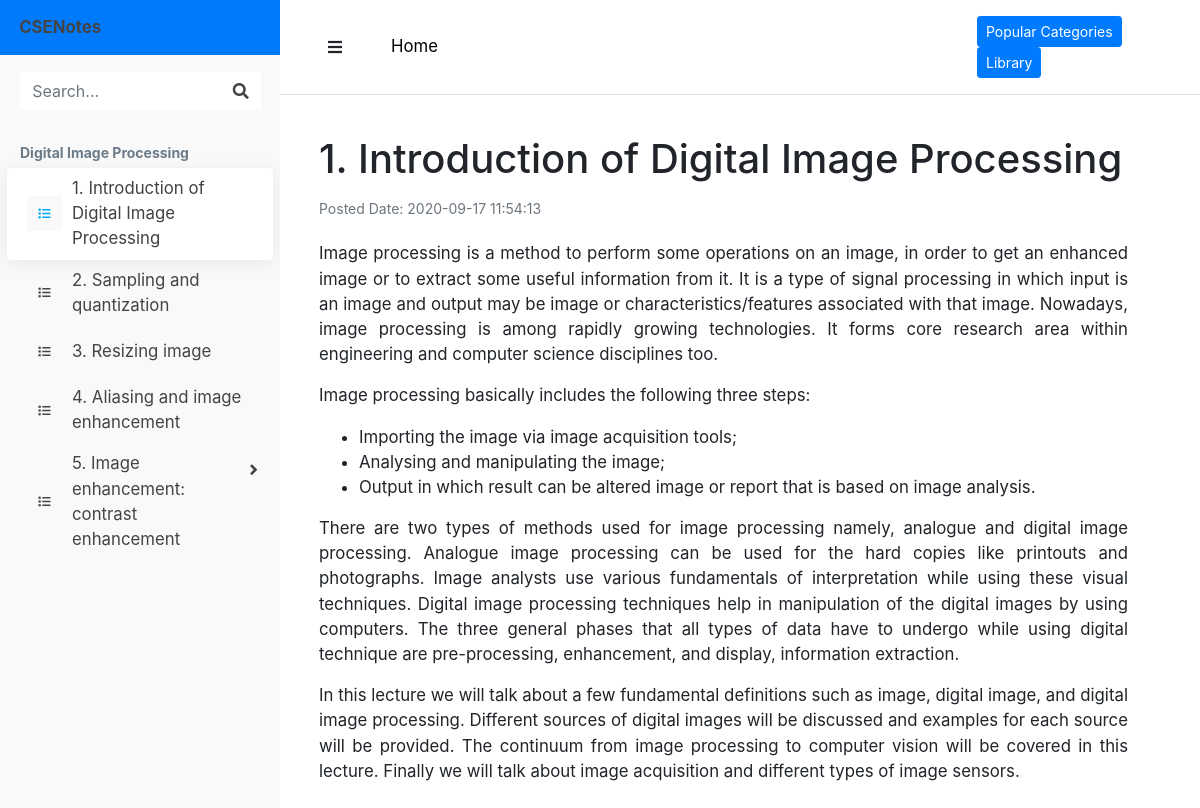
The app's page /explore_cat.php?cat=Digital Image Processing with its own data.
### tables this page shows
CREATE TABLE `tbl_posts` (
  `id` int(11) NOT NULL,
  `category` varchar(255) DEFAULT NULL,
  `topic` varchar(255) DEFAULT NULL,
  `content` longtext DEFAULT NULL,
  `post_date` datetime DEFAULT NULL,
  `status` enum('published','unpublished') NOT NULL,
  `sub_topic` varchar(255) DEFAULT 'NO'
);

### admin/database/database_connection.php (called while the page is built, shortened)
<?php
try
{
	$SERVER = 'localhost';
	$USER 	= 'root';
	$PASS 	= '';
	$DB 	= 'db_csenotes';
	$con = mysqli_connect($SERVER, $USER, $PASS, $DB);
	function clean_data($string)
	{
		global $con;
		$string = strip_tags(trim($string));
		$string = addslashes($string);
		$string = htmlspecialchars($string);
		$string = mysqli_real_escape_string($con, $string);
		return $string;
	}
	function getSubTopics($topic){
		global $con;
		$topic = clean_data($topic);
		$query = $con->prepare("SELECT DISTINCT sub_topic FROM tbl_posts WHERE topic = ? ORDER BY post_date ASC");
		$query->bind_param('s',$topic);
		$query->execute();
		$result = $query->get_result();
		return $result;
	}
	function getCurrentPost($category){
		global $con;
		$status = "published";
		$category = clean_data($category);
		$query = $con->prepare("SELECT DISTINCT * FROM tbl_posts WHERE status = ? AND category=? ORDER BY post_date ASC LIMIT 1");
		$query->bind_param('ss',$status, $category);
		$query->execute();
		$result = $query->get_result();
		return $result;
	}
	function getAllTopicsByCategory($category,$status = ''){
		global $con;
		$status = clean_data($status);
		$category = clean_data($category);
		if(empty($status)){
			$query = $con->prepare("SELECT DISTINCT topic FROM tbl_posts WHERE category = ? ORDER BY post_date ASC");
			$query->bind_param('s',$category);
		}else{
			$query = $con->prepare("SELECT DISTINCT topic FROM tbl_posts WHERE category = ? AND status=? ORDER BY post_date ASC");
			$query->bind_param('ss',$category,$status);
		}
		$query->execute();
		$result = $query->get_result();
		return $result;
	}
}
catch(PDOException $e)
{
	echo "Error ".$e->getMessage();
}
?>

### explore_cat.php (the view, shortened to what this page needs)
<?php
require_once("admin/database/database_connection.php");
$category = $_GET['cat'];
?>
<!DOCTYPE html>
<html lang="en">
<head>
    <link rel="stylesheet" href="https://use.fontawesome.com/releases/v5.8.2/css/all.css">
    <link rel="stylesheet" href="//malihu.github.io/custom-scrollbar/jquery.mCustomScrollbar.min.css">
    <link rel="stylesheet" type="text/css" href="css/main_style.css">
    <link rel="stylesheet" href="css/sidebar-themes.css">
</head>
<body>
    <div class="page-wrapper toggled light-theme">
        <nav id="sidebar" class="sidebar-wrapper">
            <div class="sidebar-content">
                <div class="sidebar-item sidebar-brand text-white font-weight-bold"><a href="index.php" >CSENotes</a></div>
                <div class="sidebar-item sidebar-search">
                    <div>
                        <div class="input-group">
                            <input type="text" class="form-control search-menu" placeholder="Search..." id="search">
                            <div class="input-group-append"> <span class="input-group-text">
                                <i class="fa fa-search" aria-hidden="true"></i>
                            </span> </div>
                        </div>
                    </div>
                </div>
                <div class=" sidebar-item sidebar-menu">
                    <ul>
                        <li class="header-menu"> <span><?= $category ?></span> </li>
                        <?php
                        $result = getAllTopicsByCategory($category,"published");
                        $counter = 0;
                        if(!empty($result)){
                            while($row = $result->fetch_assoc()){
                                $res = getSubTopics($row['topic']);
                                $flag = false;
                                $active = '';
                                $style = 'display:none';
                                if($counter==0){$active = 'active';$style="display:block";}
                                $counter++;
                                if(!empty($res)){
                                    while($rows = $res->fetch_assoc()){
                                        if($rows['sub_topic']!=='NO'){
                                            $flag = true;
                                        }
                                    }
                                }
                                if($flag===false){
                                    echo ' <li class="topics '.$active.'"  id="'.$row['topic'].'"  data-cat="'.$category.'" data-topic="'.$row['topic'].'" data-subtopic="">
                                    <a href="#" > <i class="fa fa-list"></i> <span class="menu-text">'.$row['topic'].'</span> </a>
                                    <div class="sidebar-submenu">
                                    <ul>';
                                }
                                else{
                                    echo ' <li class="sidebar-dropdown '.$active.'" id="'.$row['topic'].'" >
                                    <a href="#"> <i class="fa fa-list"></i> <span class="menu-text">'.$row['topic'].'</span> </a>
                                    <div class="sidebar-submenu" style="'.$style.'">
                                    <ul>';
                                }
                                echo '</ul></div></li>';
                            }
                        }
                        ?>
                    </ul>
                </div>
            </div>
        </nav>
        <main class="page-content">
            <div class="container-fluid">
                <div class="row d-flex align-items-center p-3 border-bottom">
                    <div class="col-md-1">
                        <a id="toggle-sidebar" class="btn rounded-0 p-3" href="#"> <i class="fas fa-bars"></i> </a>
                    </div>
                    <div class="col-md-8">
                        <nav aria-label="breadcrumb" class="align-items-center">
                            <ol class="breadcrumb d-none d-lg-inline-flex m-0">
                                <li class="breadcrumb-item"><a href="explore_cat.php?cat=<?= $category ?>">Home</a></li>
                            </ol>
                        </nav>
                    </div>
                    <div class="col-md-3 text-left">
                        <a href="index.php#about" class="btn btn-sm btn-primary btn-rounded">Popular Categories</a>
                        <a href="library.php" class="btn btn-sm btn-primary btn-rounded">Library</a>
                    </div>
                </div>
                <div class="row p-lg-4">
                    <article class="main-content col-md-12 pr-lg-5 text-justify" id="article">
                        <?php
                        $result = getCurrentPost($category);
                        if(!empty($result)){
                            while($row = $result->fetch_assoc()){
                                if($row['sub_topic']==='NO'){
                                    echo "<h1 class='mt-3'>".$row['topic']."</h1><br>";
                                    echo "<span style='font-size:14px;position:relative;bottom:20px;' class='text-muted'>Posted Date: ".$row['post_date']."</span><br>";
                                    echo "<span class='my-2'>".$row['content']."</span><br>";
                                }else{
                                    echo "<h1 class='mt-3'>".$row['sub_topic']."</h1><br>";
                                    echo "<span style='font-size:14px;position:relative;bottom:20px;' class='text-muted'>Posted Date: ".$row['post_date']."</span><br>";
                                    echo "<span class='my-2'>".$row['content']."</span><br>";
                                }
                            }
                        }
                        ?>
                    </article>
                    </div>
                </div>
            </main>
        </div>
    </body>
    </html>

### css/sidebar-themes.css (style rules this page uses)
.light-theme .sidebar-wrapper { background-color: #f9f9f9; }
.light-theme .sidebar-wrapper .sidebar-item { border-top: 1px solid #f9f9f9; }
.light-theme .sidebar-wrapper .sidebar-item:first-child { border-top: none; }
.light-theme .sidebar-wrapper a:not(.dropdown-item), .light-theme .sidebar-wrapper .sidebar-header, .light-theme .sidebar-wrapper .sidebar-search input, .light-theme .sidebar-wrapper .sidebar-search i { color: #444; }
.light-theme .sidebar-wrapper a:not(.dropdown-item):hover, .light-theme .sidebar-wrapper .sidebar-menu li.active > a { color: #424242; -webkit-box-shadow: 0 3px 15px rgba(36, 37, 38, 0.08); box-shadow: 0 3px 15px rgba(36, 37, 38, 0.08); background: #fff; }
.light-theme .sidebar-wrapper .sidebar-search input.search-menu, .light-theme .sidebar-wrapper .sidebar-search .input-group-text { background-color: #fff; border: none; -webkit-box-shadow: none; box-shadow: none; margin-left: 1px; }
.light-theme .sidebar-wrapper .sidebar-menu a:hover i, .light-theme .sidebar-wrapper .sidebar-menu a:hover:before, .light-theme .sidebar-wrapper .sidebar-menu li.active a i { color: #00a9fd; }
.light-theme .sidebar-wrapper .sidebar-menu ul li a i { background-color: #f9f9f9; }
.light-theme .sidebar-wrapper .sidebar-menu .header-menu span { color: #6c7b88; }

### records on screen
tbl_posts: topic "1. Introduction of Digital Image Processing", post_date "2020-09-17 11:54:13", content "Image processing is a method to perform some operations on an image, in order to get an enhanced image or to extract some useful information from it. It is a type of signal processing in which input is an image and output may be image or characteristics/features associated with that image. Nowadays, image processing is among rapidly growing technologies. It forms core research area within engineering and computer science disciplines too. Image processing basically includes the following three steps: Importing the image via image acquisition tools; Analysing and manipulating the image; Output in which result can be altered image or report that is based on image analysis. There are two types…"

### other values on screen
$category "Digital Image Processing"
$row['topic'] "1. Introduction of Digital Image Processing"
$row['topic'] "2. Sampling and quantization"
$row['topic'] "3. Resizing image"
$row['topic'] "4. Aliasing and image enhancement"
$row['topic'] "5. Image enhancement: contrast enhancement"
